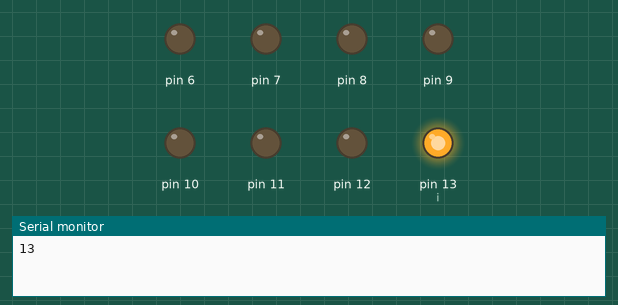
Recording of a sketch running on a simulated Arduino Uno, built with avr-gcc and run on an emulated ATmega328P. On the bench: output pins drawn as LEDs (lit = HIGH), the last lines printed to the serial monitor.

Above: at 0.12 s.
At 0.62 s:
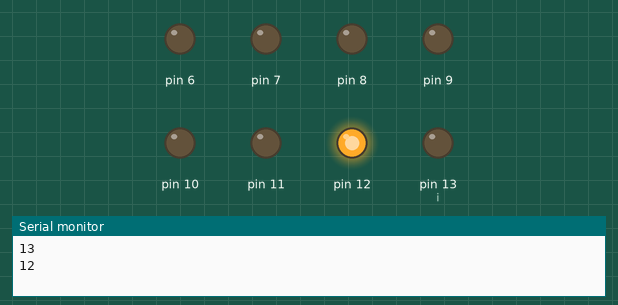
At 1.12 s:
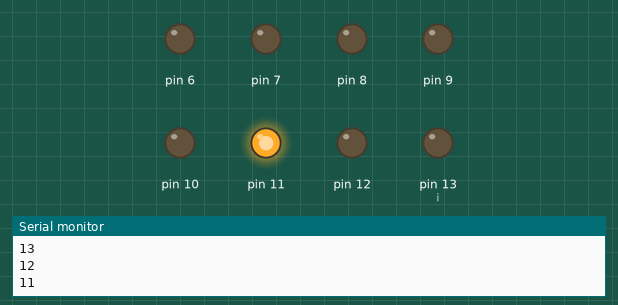
At 2.62 s:
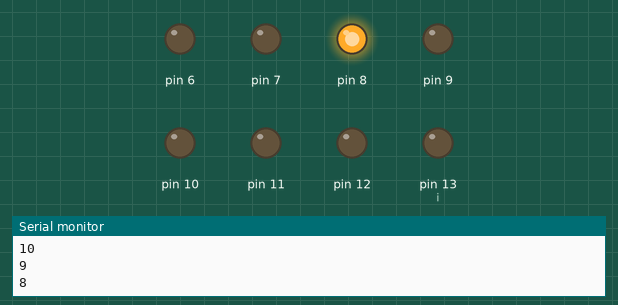
At 3.62 s:
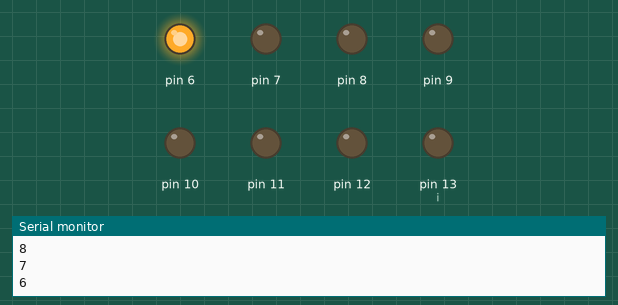
At 4.87 s:
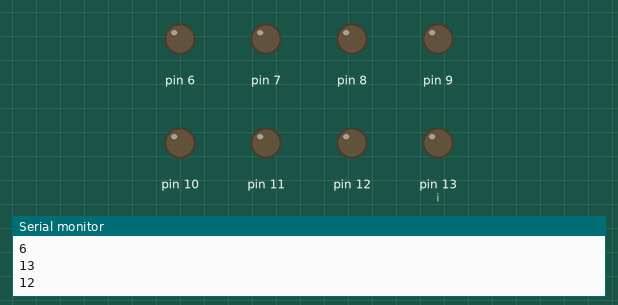
Timing chart, 0 to 5.2 s (numbered marks = the images above):
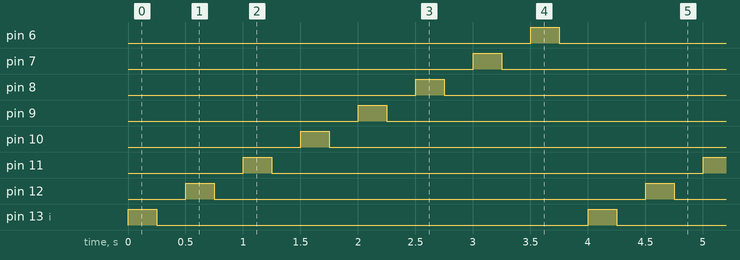

Measured:
- by itself, pin 6–12, pin 13 (i): alternates HIGH for 0.25 s and LOW for 3.8 s
- by itself, everything shown: repeats every 4.0 s, in 16 steps

The sketch:

A01_Led_80d_Loop_Do.ino
```cpp
int d = 250;
int i;

void setup()
{
  Serial.begin(9600);
  i = 13;
  do
  {
    pinMode(i,OUTPUT);
    i--;
  }while(i>=6);

  i = 13;
}

void loop()
{
  do
  {
  Serial.println(i);

  digitalWrite(i,HIGH);
  delay(d);

  digitalWrite(i,LOW);
  delay(d);
  i--;

  }while(i>5);

  i = 13;


}
```
